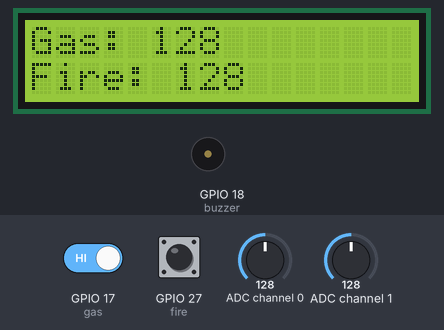
Recording of a program running on a simulated Raspberry Pi (BCM pin numbers). Parts: 16×2 character LCD, buzzer (waves = sounding). The test bench sets the inputs (shaded band); at power-on: GPIO 17 (gas) HIGH, GPIO 27 (fire) HIGH, ADC channel 0 = 128, ADC channel 1 = 128 (analog values on the 0–255 scale). Databases and web services accept everything at once and return nothing; the clock reads 2024-03-15 10:24:30 at power-on unless the program sets it; what the program prints to the terminal is not drawn.

Above: at 1.2 s.
1.3 s: GPIO 17 (gas) driven LOW
At 3.9 s:
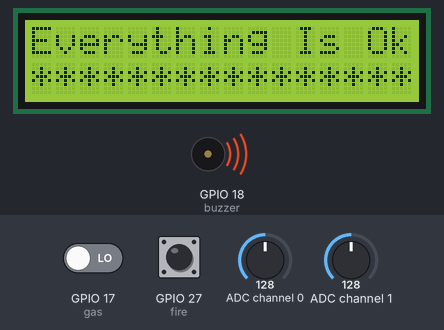
At 7.7 s:
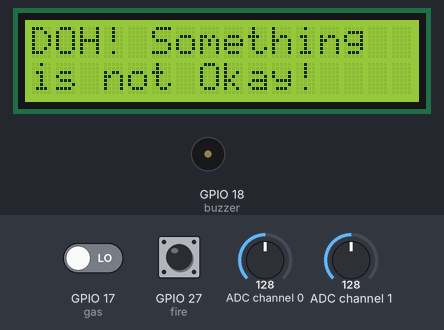
Timing chart, 0 to 9.2 s (numbered marks = the images above; inputs shaded):
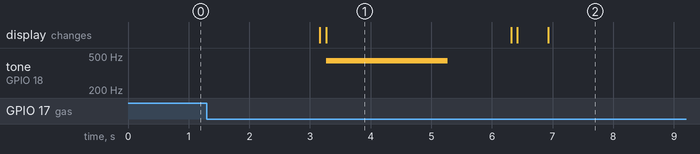

The program:

code.py
```python
#  The code to read the value of a smoke sensor with a Raspberry Pi is shown below.

# The botbook_mcp3002 library which you need to import into your code can be obtained at the following link: botbook_mcp3002.You just have to copy the contents of the page this redirects you to and save it as a .py file (a python file).

# /* MQ-2 Smoke Sensor Circuit with Raspberry Pi */

#*****SimpsonsAlarm.py*****#
from twilio.rest import Client
import PCF8591 as ADC
import LCD1602 as LCD
import RPi.GPIO as GPIO
import time
import math

# Board Setup
GPIO.setmode(GPIO.BCM)

# Pin Setup
gas = 17
buzzer = 18
fire = 27

#*****Initialize Pins*****#
def setup():
    ADC.setup(0x48)
    LCD.init(0x27, 1)
    GPIO.setup(fire, GPIO.IN)
    GPIO.setup(gas, GPIO.IN)
    GPIO.setup(buzzer, GPIO.OUT)
    global Buzz						# Assign a global variable to replace GPIO.PWM
    Buzz = GPIO.PWM(buzzer, 440)

#*****Core Functionality*****#
def loop():
    while True:
        firetmp =  ADC.read(0) # get analog value from flame sensor
        gaslvl = ADC.read(1) # get analog value from gas sensor
        lvls = "Gas: " +str(gaslvl)+", Fire: "+str(firetmp)
        digFire = GPIO.input(fire) # Flame sensor digital output
        digGas = GPIO.input(gas) # Gas sensor digital output

        if digFire == 0 or digGas == 0: # fire or gas levels are too high
            warning = 'DOH! Something is not okay!!\nLevels: '+lvls #Simpson's Reference
            print(warning)
            time_end = time.time() + 30 # setup for 30 second while loop
            while time.time() < time_end: # flash warnings for 30 seconds
                clearLCD()
                LCD.write(0, 0, 'DOH! Something  ') # write warning on LCD
                LCD.write(0, 1, 'is not Okay!    ')
                time.sleep(3)
                clearLCD()
                LCD.write(0, 0, '*****Danger*****')
                LCD.write(0, 1, 'Fire:'+str(firetmp)+' Gas:'+str(gaslvl))
                time.sleep(3)

        else: # otherwise
            print (lvls) # display fire and gas levels in command line
            LCD.write(0, 0, 'Gas: '+str(gaslvl)) # write levels to lcd
            LCD.write(0, 1, 'Fire: '+str(firetmp))
            time.sleep(3)
            LCD.write(0, 0, 'Everything Is Ok')
            LCD.write(0, 1, '****************')
            Buzz.start(50) # make the buzzer make noise
            time.sleep(2)
            Buzz.stop() # stop the buzzer
            time.sleep(1)
            clearLCD()


#*****Clear Contents of LCD*****#
def clearLCD():
        LCD.write(0, 0, '                ')
        LCD.write(0, 1, '                ')
        time.sleep(.1)

#*****Main*****#
if __name__ == '__main__':
	try:
		setup()
		loop()
	except KeyboardInterrupt:
		pass
```

Measured:
- after the input at 1.3 s, tone on GPIO 18 (buzzer): goes on until 5.3 s, then stays silent
- what the display in image 1 shows lasts 3.0 s, from 3.3 s to 6.3 s
